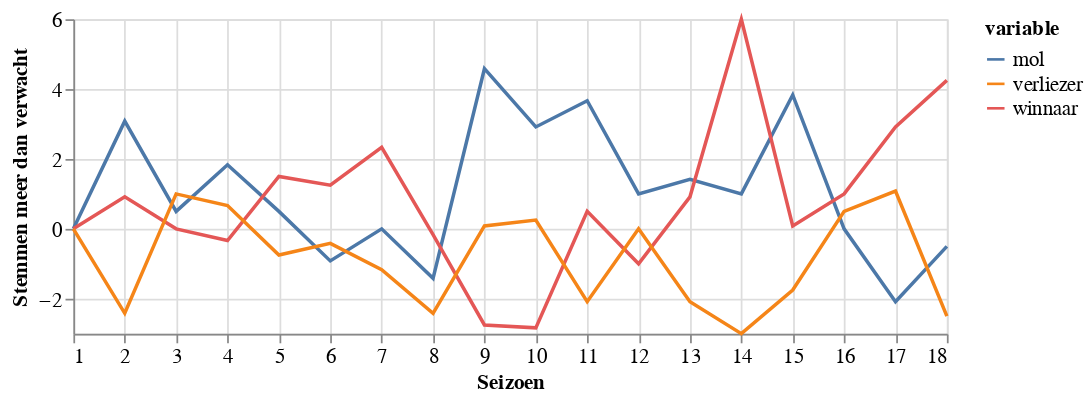

The notebook cell saved with this chart:
### Markdown cell above
Onderstaande grafiek geeft aan hoe verdacht de mol winnaar en verliezer waren. Verdachtheid meten we met het aantal verdenkingen die iemand meer heeft gekregen dan je op basis van toeval zou verwachten. We hebben net ook gezien dat de deelnemers pas bij 4 of minder spelers in het spel meer kans hebben om goed te verdenken dan toeval, dus we kijken alleen naar de verdenkingen in de laatste paar rondes. We zien dat over het algemeen de mol het meest verdacht is.

De laatste jaren zien we toch meer molgedrag bij de winnaar en is de winnaar meer verdacht dan de verliezer. In 8 van de 18 seizoenen is de mol degene met het meeste stemmen.

Heel duidelijk is dat de verliezer bijna nooit het meest verdacht is, dit is maar 1 keer voorgekomen (seizoen 3).

### Code cell
#hide_input
temp = result.loc[result['num_participants'] < 5, :][['suspicion_mol', 'suspicion_winner_incl_mol', 'suspicion_loser_incl_mol', 'season']]  # filter on num participants
temp.reset_index(inplace=True, drop=True)
temp = temp[['suspicion_mol', 'suspicion_winner_incl_mol', 'suspicion_loser_incl_mol']].groupby(temp['season']).sum()
a = temp.copy()
temp.rename({'suspicion_mol': 'mol', 'suspicion_winner_incl_mol': 'winnaar', 'suspicion_loser_incl_mol': 'verliezer'}, axis='columns', inplace=True)
show_progress(temp, [1, 18], 'Seizoen', 'Stemmen meer dan verwacht')

### Figure 1 — Vega-Lite specification as saved in the notebook (floating-point values rounded to 4 significant figures)
{"$schema": "https://vega.github.io/schema/vega-lite/v2.6.0.json", "config": {"axis": {"labelFontSize": 12, "titleFontSize": 12}, "legend": {"labelFontSize": 12, "titleFontSize": 12}, "view": {"height": 300, "width": 400}}, "data": {"name": "data-da8ea94c31b279631452106a8308b0ed"}, "datasets": {"data-da8ea94c31b279631452106a8308b0ed": [{"value": 0, "variable": "mol", "x": 1}, {"value": 3.083, "variable": "mol", "x": 2}, {"value": 0.5, "variable": "mol", "x": 3}, {"value": 1.833, "variable": "mol", "x": 4}, {"value": 0.5, "variable": "mol", "x": 5}, {"value": -0.9167, "variable": "mol", "x": 6}, {"value": 0, "variable": "mol", "x": 7}, {"value": -1.417, "variable": "mol", "x": 8}, {"value": 4.583, "variable": "mol", "x": 9}, {"value": 2.917, "variable": "mol", "x": 10}, {"value": 3.667, "variable": "mol", "x": 11}, {"value": 1, "variable": "mol", "x": 12}, {"value": 1.417, "variable": "mol", "x": 13}, {"value": 1, "variable": "mol", "x": 14}, {"value": 3.833, "variable": "mol", "x": 15}, {"value": 0, "variable": "mol", "x": 16}, {"value": -2.083, "variable": "mol", "x": 17}, {"value": -0.5, "variable": "mol", "x": 18}, {"value": 0, "variable": "winnaar", "x": 1}, {"value": 0.9167, "variable": "winnaar", "x": 2}, {"value": 0, "variable": "winnaar", "x": 3}, {"value": -0.3333, "variable": "winnaar", "x": 4}, {"value": 1.5, "variable": "winnaar", "x": 5}, {"value": 1.25, "variable": "winnaar", "x": 6}, {"value": 2.333, "variable": "winnaar", "x": 7}, {"value": -0.1667, "variable": "winnaar", "x": 8}, {"value": -2.75, "variable": "winnaar", "x": 9}, {"value": -2.833, "variable": "winnaar", "x": 10}, {"value": 0.5, "variable": "winnaar", "x": 11}, {"value": -1, "variable": "winnaar", "x": 12}, {"value": 0.9167, "variable": "winnaar", "x": 13}, {"value": 6, "variable": "winnaar", "x": 14}, {"value": 0.08333, "variable": "winnaar", "x": 15}, {"value": 1, "variable": "winnaar", "x": 16}, {"value": 2.917, "variable": "winnaar", "x": 17}, {"value": 4.25, "variable": "winnaar", "x": 18}, {"value": 0, "variable": "verliezer", "x": 1}, {"value": -2.417, "variable": "verliezer", "x": 2}, {"value": 1, "variable": "verliezer", "x": 3}, {"value": 0.6667, "variable": "verliezer", "x": 4}, {"value": -0.75, "variable": "verliezer", "x": 5}, {"value": -0.4167, "variable": "verliezer", "x": 6}, {"value": -1.167, "variable": "verliezer", "x": 7}, {"value": -2.417, "variable": "verliezer", "x": 8}, {"value": 0.08333, "variable": "verliezer", "x": 9}, {"value": 0.25, "variable": "verliezer", "x": 10}, {"value": -2.083, "variable": "verliezer", "x": 11}, {"value": 0, "variable": "verliezer", "x": 12}, {"value": -2.083, "variable": "verliezer", "x": 13}, {"value": -3, "variable": "verliezer", "x": 14}, {"value": -1.75, "variable": "verliezer", "x": 15}, {"value": 0.5, "variable": "verliezer", "x": 16}, {"value": 1.083, "variable": "verliezer", "x": 17}, {"value": -2.5, "variable": "verliezer", "x": 18}]}, "encoding": {"color": {"field": "variable", "type": "nominal"}, "x": {"axis": {"domain": true}, "field": "x", "scale": {"domain": [1, 18]}, "title": "Seizoen", "type": "quantitative"}, "y": {"field": "value", "title": "Stemmen meer dan verwacht", "type": "quantitative"}}, "height": 180, "mark": "line", "width": 500}
